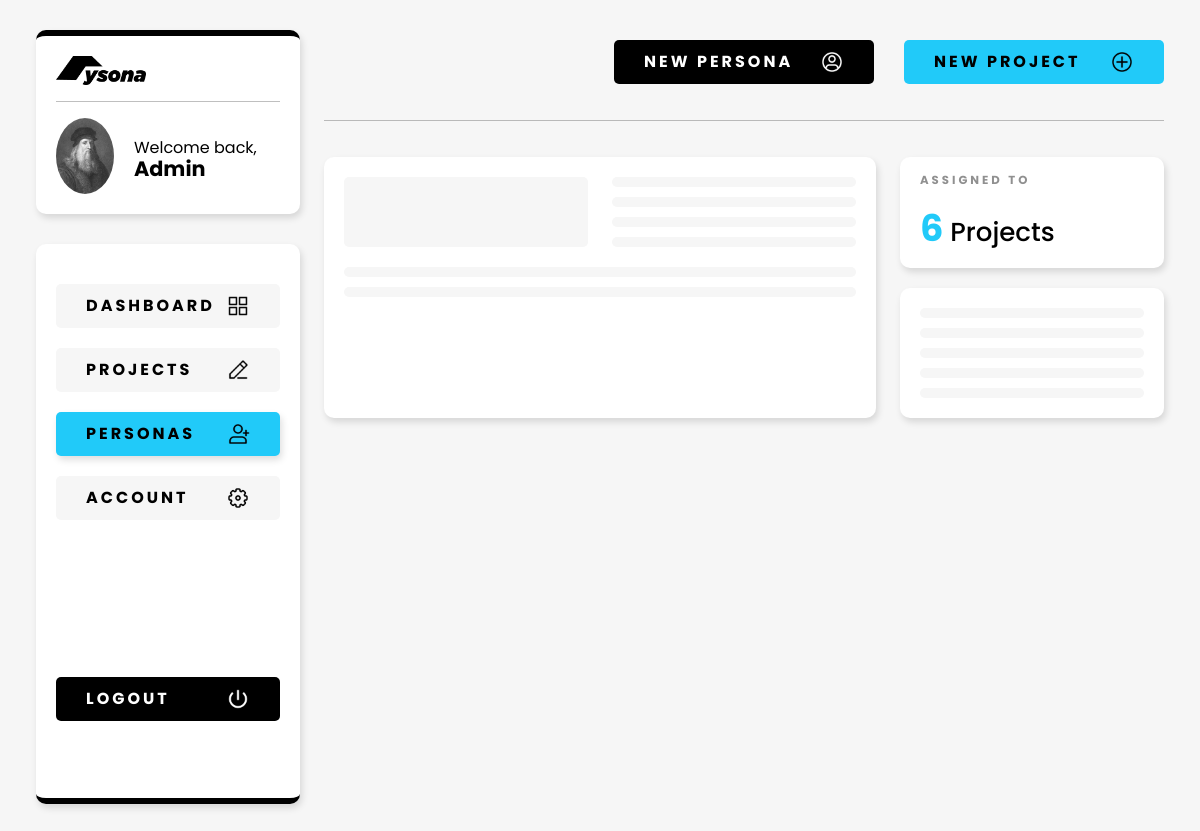
Page /persona/2 (signed in) on the committed database.
### pysona/models.py (models this page shows, shortened)
class CustomUser(AbstractUser):
    email = models.EmailField(blank=False, verbose_name="Email Address")
    thumbnail = models.ImageField(upload_to=get_unique_filename, blank=True, null=True)

### pysona/views.py (the view)
# urls.py: path('persona/<int:id>', views.personasingle, name='personasingle'),
def personasingle(request, id):
     if request.user.is_authenticated:
          try:
              persona = Persona.objects.get(id=id)
          except Persona.DoesNotExist:
              return HttpResponseRedirect(reverse("allpersonas"))
          assign = Assign.objects.filter(persona=persona)
          if assign:
               total = len(assign)
          else:
               total = 0
          return render(request, 'core/personasingle.html', {'id':id, 'total':total})
     else:
          return HttpResponseRedirect(reverse("index"))

### pysona/templates/core/personasingle.html (shortened to what this page needs)
{% extends "core/layout.html" %}
{% load static %}
{% block content %}
<div class="row">
    <div class="col-12 col-md-8 d-flex">
        <div class="block">
            <div class="row">
                <div class="col-12 col-md-6 d-flex">
                   <div class="inputzone centering" id="profilethumb">
                   </div>
                </div>
                <div class="col-12 col-md-6">
                     <div class="inputzone" id="age">
                     </div>
                     <div class="inputzone" id="occup">
                     </div>
                     <div class="inputzone" id="location">
                     </div>
                     <div class="inputzone" id="status">
                     </div>
                </div>
            </div>
            <div class="inputzone" id="education">
            </div>
            <div class="inputzone" id="background">
            </div>
        </div>
    </div>
    <div class="col-12 col-md-4">
        <div class="block">
          <label>Assigned to</label>
          <h2><span>{{total}}</span> Projects</h2>
        </div>
        <div class="block">
            <div class="inputzone" id="techsav">
            </div>
           <div class="inputzone" id="effic">
            </div>
            <div class="inputzone" id="curio">
            </div>
            <div class="inputzone" id="techintuit">
            </div>
            <div class="inputzone" id="techexpert">
            </div>
        </div>
    </div>
</div>
{% endblock %}

### pysona/templates/core/layout.html (shortened to what this page needs)
{% load static %}
<!DOCTYPE html>
<html lang="en">
    <head>
        <link href="https://cdn.jsdelivr.net/npm/bootstrap@5.0.2/dist/css/bootstrap.min.css" rel="stylesheet">
        <link href="{% static 'css/core.css' %}" rel="stylesheet">
    </head>
    <body>
       <div class="extracontainer">
          <div class="row">
             <div class="col-3 col-sm-3 d-none d-sm-block">
                <div class="userwidget">
                    <img src="{% static 'images/logo.png' %}" class="logo" alt="Pysona Logo"/>
                    <hr/>
                    <div class="userinfo">
                        {% if user.thumbnail %}
                            <img src="{{ user.thumbnail.url }}" alt="Profile Thumbnail" class="profilethumb"/>
                        {% else %}
                            <img src="{% static 'images/profile.jpg' %}" alt="Default Profile Thumbnail" class="profilethumb"/>
                        {% endif %}
                        <h3>Welcome back, <span>{{ user.username|title }}</span></h3>
                    </div>
                </div>
                <div class="sidebar">
                    <a href="{% url 'index' %}">
                    <div class="sidebarbtn btnactive" id="dashboard">
                       <div class="d-none d-lg-block">Dashboard</div>
                       <img src="{% static 'images/sb1.png' %}" alt="Pysona Dashboard"/>
                    </div>
                    </a>
                    <a href="{% url 'allprojects' %}">
                        <div class="sidebarbtn" id="projects">
                           <div class="d-none d-lg-block">Projects</div>
                           <img src="{% static 'images/sb2.png' %}" alt="Pysona Projects"/>
                        </div>
                    </a>
                    <a href="{% url 'allpersonas' %}">
                        <div class="sidebarbtn" id="personas">
                           <div class="d-none d-lg-block">Personas</div>
                           <img src="{% static 'images/sb3.png' %}" alt="Pysona Personas"/>
                        </div>
                    </a>
                    <a href="{% url 'account' %}">
                        <div class="sidebarbtn" id="account">
                           <div class="d-none d-lg-block">Account</div>
                           <img src="{% static 'images/sb4.png' %}" alt="Pysona Account"/>
                        </div>
                    </a>
                    <a href="{% url 'logout' %}">
                        <div class="sidebarbtn logout">
                           <div class="d-none d-lg-block">Logout</div>
                           <img src="{% static 'images/sb5.png' %}" alt="Pysona Logout"/>
                        </div>
                    </a>
                </div>
             </div>
             <div class="col-12 col-sm-9">
                <div class="quickactions">
                    <a href="{% url 'addpersona' %}"><div class="newpersona">
                        New Persona
                        <img src="{% static 'images/news.png' %}" alt="New Persona"/>
                    </div></a>
                    <a href="{% url 'addproject' %}"><div class="newproject">
                        New Project
                        <img src="{% static 'images/newp.png' %}" alt="New Project"/>
                    </div></a>
                </div>
                <hr/>
                {% block content %}{% endblock %}
             </div>
          </div>
       </div>
    </body>
</html>

### pysona/static/css/core.css (style rules this page uses)
body { background-color: #F6F6F6; font-family: Poppins; color: #000000; }
.userwidget { background-color: #ffffff; border-radius: 10px; border-top: 6px solid #000000; padding-top: 20px; padding-bottom: 20px; padding-right: 20px; padding-left: 20px; margin-top: 30px; margin-bottom: 30px; box-shadow: 2px 4px 7px 0px rgba(0, 0, 0, 0.13); -webkit-box-shadow: 2px 4px 7px 0px rgba(0, 0, 0, 0.13); -moz-box-shadow: 2px 4px 7px 0px rgba(0, 0, 0, 0.13); }
.userwidget .logo { width: 40%; height: auto; }
.userwidget h3 { font-size: 1rem; text-transform: none; letter-spacing: 0px; font-weight: 400; color: #000000; margin-top: 20px; }
.userwidget h3 span { font-weight: 700; font-size: 1.3rem; }
.profilethumb { width: 76px; height: 76px; border-radius: 50%; -o-object-fit: cover; object-fit: cover; }
.userinfo { display: flex; gap: 20px; }
.sidebar { background-color: #ffffff; border-radius: 10px; border-bottom: 6px solid #000000; padding-top: 20px; padding-bottom: 20px; padding-right: 20px; padding-left: 20px; margin-top: 30px; margin-bottom: 30px; box-shadow: 2px 4px 7px 0px rgba(0, 0, 0, 0.13); -webkit-box-shadow: 2px 4px 7px 0px rgba(0, 0, 0, 0.13); -moz-box-shadow: 2px 4px 7px 0px rgba(0, 0, 0, 0.13); height: 70vh; }
.sidebarbtn { background-color: #F6F6F6; width: 100%; display: flex; justify-content: space-between; font-size: 1rem; text-transform: uppercase; letter-spacing: 3px; font-weight: 700; color: #000000; padding-top: 10px; padding-bottom: 10px; padding-right: 30px; padding-left: 30px; margin-top: 20px; margin-bottom: 20px; text-decoration: none; outline: none; border-radius: 5px; }
.sidebarbtn img { width: 24px; height: auto; }
a { text-decoration: none; }
.logout { background-color: #000000; color: #ffffff; margin-top: 70%; }
.btnactive { background-color: #21CAF9; box-shadow: 2px 4px 7px 0px rgba(0, 0, 0, 0.13); -webkit-box-shadow: 2px 4px 7px 0px rgba(0, 0, 0, 0.13); -moz-box-shadow: 2px 4px 7px 0px rgba(0, 0, 0, 0.13); }
.quickactions { display: flex; justify-content: flex-end; margin-top: 20px; gap: 30px; }
.quickactions img { width: 24px; height: auto; }
.newpersona { background-color: #000000; border-radius: 5px; font-size: 1rem; text-transform: uppercase; letter-spacing: 3px; font-weight: 700; color: #ffffff; padding-top: 10px; padding-bottom: 10px; padding-right: 30px; padding-left: 30px; margin-top: 20px; margin-bottom: 20px; display: flex; justify-content: space-between; align-items: center; min-width: 260px; }
.newproject { background-color: #21CAF9; border-radius: 5px; font-size: 1rem; text-transform: uppercase; letter-spacing: 3px; font-weight: 700; color: #000000; padding-top: 10px; padding-bottom: 10px; padding-right: 30px; padding-left: 30px; margin-top: 20px; margin-bottom: 20px; display: flex; justify-content: space-between; align-items: center; min-width: 260px; }
.block { background-color: #ffffff; width: 100%; padding-top: 10px; padding-bottom: 10px; padding-right: 20px; padding-left: 20px; margin-top: 20px; margin-bottom: 20px; box-shadow: 2px 4px 7px 0px rgba(0, 0, 0, 0.13); -webkit-box-shadow: 2px 4px 7px 0px rgba(0, 0, 0, 0.13); -moz-box-shadow: 2px 4px 7px 0px rgba(0, 0, 0, 0.13); border-radius: 10px; }
.block h2 { font-size: 1.63rem; margin-top: 15px; }
.block h2 span { color: #21CAF9; font-size: 2.3rem; font-weight: 700; }
.block .inputzone { background-color: #F6F6F6; border-radius: 5px; width: 100%; padding-top: 5px; padding-bottom: 5px; padding-right: 20px; padding-left: 20px; margin-top: 10px; margin-bottom: 10px; }
label { font-size: 0.73rem; text-transform: uppercase; letter-spacing: 3px; font-weight: 700; color: #909090; }
.centering { text-align: center; }
.extracontainer { margin-left: 3%; margin-right: 3%; }

### rows in the picture
CustomUser: thumbnail (picture), username "Admin"

### other values in the picture
{{ total }} "6"
